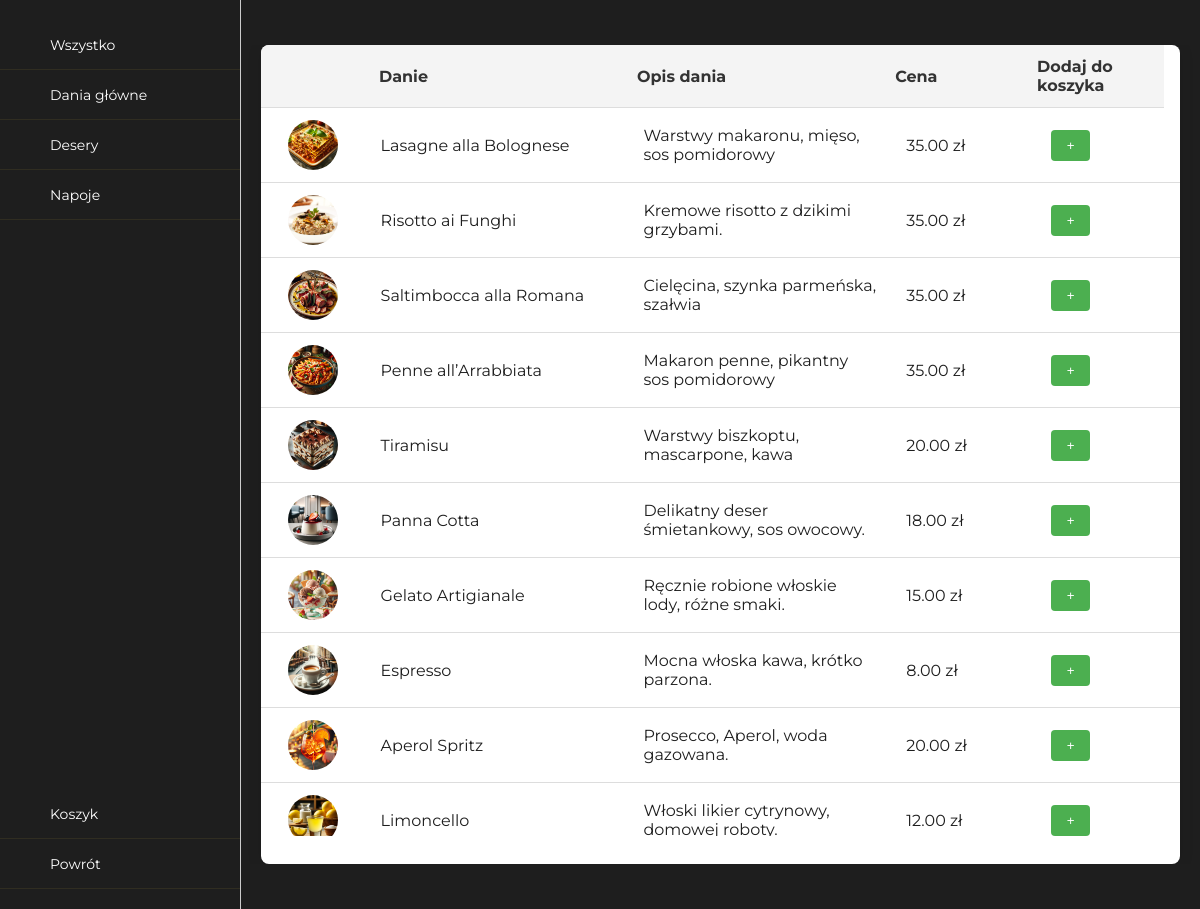
Screenshot of /products/ with the database file from the repository.
### base/models.py (models this page shows)
class Product(models.Model):
    name = models.CharField(max_length=100)
    price = models.DecimalField(max_digits=8, decimal_places=2)
    description = models.TextField()
    category = models.ForeignKey(Category, related_name='products', on_delete=models.CASCADE)
    image = models.ImageField(upload_to='product_images/', blank=True, null=True)
    def __str__(self):
        return self.name

### base/views.py (the view)
# urls.py: path('products/', product_list, name='product-list'),
def product_list(request):
    products = Product.objects.all()
    print(products)
    return render(request, 'product_list.html', {'products': products})

### base/templates/product_list.html (shortened to what this page needs)
<!doctype html>
{% load static %}
<html lang="en-US">
<head>
<link href="{% static 'styles/singlePageTemplate.css' %}" rel="stylesheet" type="text/css">
<link href="https://assets.calendly.com/assets/external/widget.css" rel="stylesheet">
</head>
<body>
<div class="container4">
    <div class="food-sort">
        <div class="order-buttons">
            <button onclick="filterTable('Wszystko')" data-active="true">Wszystko</button>
            <button onclick="filterTable('dania glowne')" data-active="false">Dania główne</button>
            <button onclick="filterTable('desery')" data-active="false">Desery</button>
            <button onclick="filterTable('napoje')" data-active="false">Napoje</button>
        </div>
        <div class="basket-button">
            <a href="/cart"><button>Koszyk</button></a>
            <a href="/"><button>Powrót</button></a>
        </div>
    </div>
        <div class="food-choose">
            <table class="food-table">
            <thead class="thead-primary">
                <tr>
                    <th>&nbsp</th>
                    <th>Danie</th>
                    <th>Opis dania</th>
                    <th>Cena</th>
                    <th>Dodaj do koszyka</th>
                </tr>
            </thead>
            <tbody>
                {% for product in products %}
                <tr data-category="{{ product.category.name }}" data-id="s={{ product.id }}" data-name="{{ product.name }}" data-price="{{ product.price }}">
                    <td>
                        {% if product.image %}
                            <img src="{{ product.image.url }}" alt="{{ product.name }}" style="width: 50px; height: 50px;">
                        {% else %}
                            <img src="{% static 'images/default.png' %}" alt="Default Image" style="width: 50px; height: 50px;">
                        {% endif %}
                    </td>
                    <td>{{ product.name }}</td>
                    <td>{{ product.description }}</td>
                    <td>{{ product.price }} zł</td>
                    <td><button onclick="addToCart(this)">+</button></td>
                </tr>
                {% endfor %}
            </tbody>
            </table>
        </div>
</div>
</body>
</html>

### static/styles/singlePageTemplate.css (style rules this page uses)
html { scroll-behavior: smooth; }
body { font-family: Constantia, "Lucida Bright", "DejaVu Serif", Georgia, "serif"; background-color: #f2f2f2; margin-top: 0px; margin-right: 0px; margin-bottom: 0px; margin-left: 0px; font-style: normal; font-weight: 200; }
.container4 { height: 100vh; width: 100%; background-color: #1e1e1e; display: flex; flex-direction: row; justify-content: center; align-items: center; }
.food-sort { height: inherit; width: 20%; display: flex; flex-direction: column; justify-content: space-between; border-right: 1px solid #ccc; }
.order-buttons { padding-top: 20px; }
.order-buttons button { width: 100%; height: 50px; padding-left: 50px; background: transparent; border: none; border-bottom: 1px solid rgba(247,216,71,0.08); color: #fff; transition: all .2s ease-in-out; cursor: pointer; font-family: 'Montserrat', sans-serif; font-size: 14px; text-align: left; }
.basket-button { padding-bottom: 20px; }
.basket-button button { width: 100%; height: 50px; padding-left: 50px; background: transparent; border: none; border-bottom: 1px solid rgba(247,216,71,0.08); color: #fff; transition: all .2s ease-in-out; cursor: pointer; font-family: 'Montserrat', sans-serif; font-size: 14px; text-align: left; }
.food-table { width: 100%; min-height: 90vh; max-height: 500px; overflow-y: auto; border-collapse: separate; box-shadow: 0 2px 15px rgba(0,0,0,0.1); border-radius: 8px; border-spacing: 0; background-color: #ffffff; font-family: Montserrat, sans-serif; color: #1e1e1e; font-weight: 400; }
.food-choose { width: 80%; max-height: 90vh; overflow: hidden; margin: auto; padding: 20px; box-sizing: border-box; display: flex; justify-content: center; align-items: center; }
tbody { display: block; max-height: 80vh; overflow-y: auto; border-radius: 0 0 8px 8px; }
thead, tbody tr { display: table; width: 100%; table-layout: fixed; }
thead { width: calc(100% - 1em); border-radius: 8px 8px 0 0; }
.food-table th, .food-table td { padding: 12px 15px; text-align: left; border-bottom: 1px solid #dddddd; }
.food-table th { background-color: #f4f4f4; color: #333; font-weight: bold; }
.food-table tr { transition: opacity 0.1s ease-in-out; }
.food-table tr:last-child td { border-bottom: none; }
.food-table img { display: block; margin: auto; vertical-align: middle; width: 50px; height: 50px; border-radius: 50%; object-fit: cover; }
.food-table button { padding: 8px 16px; background-color: #4CAF50; color: white; border: none; border-radius: 4px; cursor: pointer; transition: background-color 0.3s ease; }
.food-table th:nth-child(1), .food-table td:nth-child(1) { width: 10%; }
.food-table th:nth-child(2), .food-table td:nth-child(2), .food-table th:nth-child(3), .food-table td:nth-child(3) { width: 30%; }
.food-table th:nth-child(4), .food-table td:nth-child(4), .food-table th:nth-child(5), .food-table td:nth-child(5) { width: 15%; }
.food-table thead tr:first-child th:first-child { border-top-left-radius: 8px; }

### rows the page displays
Product: image (picture), name "Lasagne alla Bolognese", description "Warstwy makaronu, mięso, sos pomidorowy", price "35.00"
Product: image (picture), name "Risotto ai Funghi", description "Kremowe risotto z dzikimi grzybami.", price "35.00"
Product: image (picture), name "Saltimbocca alla Romana", description "Cielęcina, szynka parmeńska, szałwia", price "35.00"
Product: image (picture), name "Penne all’Arrabbiata", description "Makaron penne, pikantny sos pomidorowy", price "35.00"
Product: image (picture), name "Tiramisu", description "Warstwy biszkoptu, mascarpone, kawa", price "20.00"
Product: image (picture), name "Panna Cotta", description "Delikatny deser śmietankowy, sos owocowy.", price "18.00"
Product: image (picture), name "Gelato Artigianale", description "Ręcznie robione włoskie lody, różne smaki.", price "15.00"
Product: image (picture), name "Espresso", description "Mocna włoska kawa, krótko parzona.", price "8.00"
Product: image (picture), name "Aperol Spritz", description "Prosecco, Aperol, woda gazowana.", price "20.00"
Product: image (picture), name "Limoncello", description "Włoski likier cytrynowy, domowej roboty.", price "12.00"
